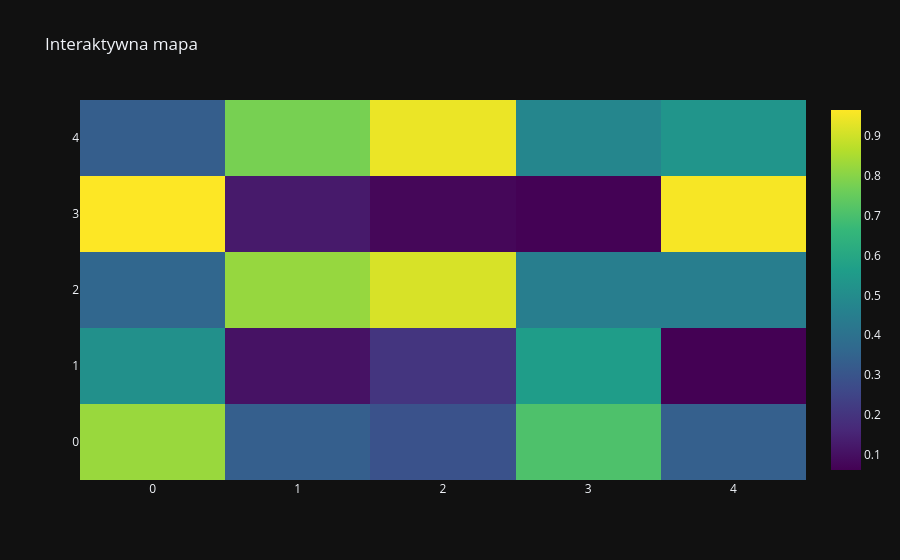

Notebook code cell kept with this figure:
### Code cell
z = np.random.rand(5, 5)
fig = go.Figure(data=go.Heatmap(z=z, colorscale="Viridis"))
fig.update_layout(title="Interaktywna mapa")
fig.show()

### Figure 1 — Plotly figure (JSON) as saved in the notebook; plotly's stock layout.template omitted (floating-point values rounded to 4 significant figures)
{"data": [{"colorscale": [[0.0, "#440154"], [0.1111, "#482878"], [0.2222, "#3e4989"], [0.3333, "#31688e"], [0.4444, "#26828e"], [0.5556, "#1f9e89"], [0.6667, "#35b779"], [0.7778, "#6ece58"], [0.8889, "#b5de2b"], [1.0, "#fde725"]], "z": [[0.8254, 0.3337, 0.2923, 0.7083, 0.3353], [0.5137, 0.1053, 0.2021, 0.5614, 0.06084], [0.3605, 0.8213, 0.9131, 0.4484, 0.4466], [0.9659, 0.1256, 0.07592, 0.06229, 0.9577], [0.331, 0.7776, 0.9414, 0.4781, 0.5301]], "type": "heatmap"}], "layout": {"title": {"text": "Interaktywna mapa"}}}
